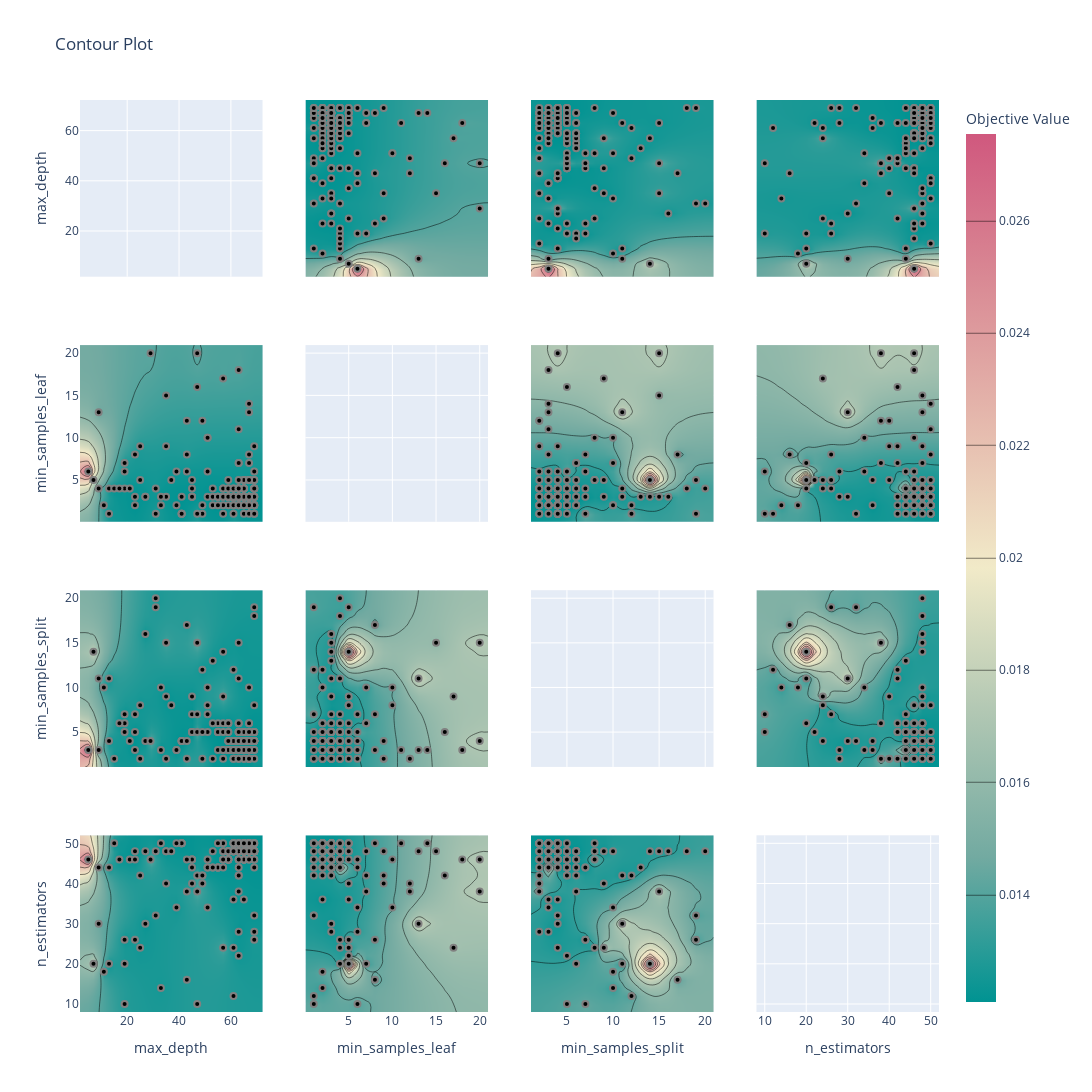

The notebook cell saved with this chart:
### Code cell
fig_3 = vis.plot_contour(study, params=['max_depth', 'min_samples_leaf', 'n_estimators', 'min_samples_split'])
fig_3.update_layout({"width":1200, "height":1200})
def update_colorscale(trace):
    try:
        trace["colorscale"]= "Tealrose"
        trace["reversescale"]= False
    except:
        pass
fig_3.for_each_trace(update_colorscale)

### Figure 1 — Plotly figure (JSON) as saved in the notebook; plotly's stock layout.template omitted (floating-point values rounded to 4 significant figures; data arrays with more than 128 entries replaced by an {"elided": "..."} marker saying what was removed)
{"data": [{"type": "scatter", "xaxis": "x", "yaxis": "y"}, {"colorbar": {"title": {"text": "Objective Value"}}, "colorscale": [[0, "rgb(0, 147, 146)"], [0.1667, "rgb(114, 170, 161)"], [0.3333, "rgb(177, 199, 179)"], [0.5, "rgb(241, 234, 200)"], [0.6667, "rgb(229, 185, 173)"], [0.8333, "rgb(217, 137, 148)"], [1, "rgb(208, 88, 126)"]], "connectgaps": true, "contours": {"coloring": "heatmap"}, "hoverinfo": "none", "line": {"smoothing": 1.3}, "reversescale": false, "showscale": true, "type": "contour", "x": [1.8, 5, 7, 9, 11, 13, 15, 17, 19, 21, 23, 25, 27, 29, 31, 33, 35, 37, 39, 41, 43, 45, 47, 49, 51, 53, 55, 57, 59, 61, 63, 65, 67, 69, 72.2], "xaxis": "x5", "y": [0.05, 1, 2, 3, 4, 5, 6, 7, 8, 9, 10, 11, 12, 13, 14, 15, 16, 17, 18, 20, 20.95], "yaxis": "y5", "z": {"elided": "21x35 float values"}}, {"marker": {"color": "black", "line": {"color": "Gray", "width": 2}}, "mode": "markers", "name": "Feasible Trial", "showlegend": false, "type": "scatter", "x": {"elided": "180 int values"}, "xaxis": "x5", "y": {"elided": "180 int values"}, "yaxis": "y5"}, {"colorbar": {"title": {"text": "Objective Value"}}, "colorscale": [[0, "rgb(0, 147, 146)"], [0.1667, "rgb(114, 170, 161)"], [0.3333, "rgb(177, 199, 179)"], [0.5, "rgb(241, 234, 200)"], [0.6667, "rgb(229, 185, 173)"], [0.8333, "rgb(217, 137, 148)"], [1, "rgb(208, 88, 126)"]], "connectgaps": true, "contours": {"coloring": "heatmap"}, "hoverinfo": "none", "line": {"smoothing": 1.3}, "reversescale": false, "showscale": false, "type": "contour", "x": [1.8, 5, 7, 9, 11, 13, 15, 17, 19, 21, 23, 25, 27, 29, 31, 33, 35, 37, 39, 41, 43, 45, 47, 49, 51, 53, 55, 57, 59, 61, 63, 65, 67, 69, 72.2], "xaxis": "x9", "y": [1.1, 2, 3, 4, 5, 6, 7, 8, 9, 10, 11, 12, 13, 14, 15, 16, 17, 18, 19, 20, 20.9], "yaxis": "y9", "z": {"elided": "21x35 float values"}}, {"marker": {"color": "black", "line": {"color": "Gray", "width": 2}}, "mode": "markers", "name": "Feasible Trial", "showlegend": false, "type": "scatter", "x": {"elided": "180 int values"}, "xaxis": "x9", "y": {"elided": "180 int values"}, "yaxis": "y9"}, {"colorbar": {"title": {"text": "Objective Value"}}, "colorscale": [[0, "rgb(0, 147, 146)"], [0.1667, "rgb(114, 170, 161)"], [0.3333, "rgb(177, 199, 179)"], [0.5, "rgb(241, 234, 200)"], [0.6667, "rgb(229, 185, 173)"], [0.8333, "rgb(217, 137, 148)"], [1, "rgb(208, 88, 126)"]], "connectgaps": true, "contours": {"coloring": "heatmap"}, "hoverinfo": "none", "line": {"smoothing": 1.3}, "reversescale": false, "showscale": false, "type": "contour", "x": [1.8, 5, 7, 9, 11, 13, 15, 17, 19, 21, 23, 25, 27, 29, 31, 33, 35, 37, 39, 41, 43, 45, 47, 49, 51, 53, 55, 57, 59, 61, 63, 65, 67, 69, 72.2], "xaxis": "x13", "y": [8, 10, 12, 14, 16, 18, 20, 22, 24, 26, 28, 30, 32, 34, 36, 38, 40, 42, 44, 46, 48, 50, 52], "yaxis": "y13", "z": {"elided": "23x35 float values"}}, {"marker": {"color": "black", "line": {"color": "Gray", "width": 2}}, "mode": "markers", "name": "Feasible Trial", "showlegend": false, "type": "scatter", "x": {"elided": "180 int values"}, "xaxis": "x13", "y": {"elided": "180 int values"}, "yaxis": "y13"}, {"colorbar": {"title": {"text": "Objective Value"}}, "colorscale": [[0, "rgb(0, 147, 146)"], [0.1667, "rgb(114, 170, 161)"], [0.3333, "rgb(177, 199, 179)"], [0.5, "rgb(241, 234, 200)"], [0.6667, "rgb(229, 185, 173)"], [0.8333, "rgb(217, 137, 148)"], [1, "rgb(208, 88, 126)"]], "connectgaps": true, "contours": {"coloring": "heatmap"}, "hoverinfo": "none", "line": {"smoothing": 1.3}, "reversescale": false, "showscale": false, "type": "contour", "x": [0.05, 1, 2, 3, 4, 5, 6, 7, 8, 9, 10, 11, 12, 13, 14, 15, 16, 17, 18, 20, 20.95], "xaxis": "x2", "y": [1.8, 5, 7, 9, 11, 13, 15, 17, 19, 21, 23, 25, 27, 29, 31, 33, 35, 37, 39, 41, 43, 45, 47, 49, 51, 53, 55, 57, 59, 61, 63, 65, 67, 69, 72.2], "yaxis": "y2", "z": {"elided": "35x21 float values"}}, {"marker": {"color": "black", "line": {"color": "Gray", "width": 2}}, "mode": "markers", "name": "Feasible Trial", "showlegend": false, "type": "scatter", "x": {"elided": "180 int values"}, "xaxis": "x2", "y": {"elided": "180 int values"}, "yaxis": "y2"}, {"type": "scatter", "xaxis": "x6", "yaxis": "y6"}, {"colorbar": {"title": {"text": "Objective Value"}}, "colorscale": [[0, "rgb(0, 147, 146)"], [0.1667, "rgb(114, 170, 161)"], [0.3333, "rgb(177, 199, 179)"], [0.5, "rgb(241, 234, 200)"], [0.6667, "rgb(229, 185, 173)"], [0.8333, "rgb(217, 137, 148)"], [1, "rgb(208, 88, 126)"]], "connectgaps": true, "contours": {"coloring": "heatmap"}, "hoverinfo": "none", "line": {"smoothing": 1.3}, "reversescale": false, "showscale": false, "type": "contour", "x": [0.05, 1, 2, 3, 4, 5, 6, 7, 8, 9, 10, 11, 12, 13, 14, 15, 16, 17, 18, 20, 20.95], "xaxis": "x10", "y": [1.1, 2, 3, 4, 5, 6, 7, 8, 9, 10, 11, 12, 13, 14, 15, 16, 17, 18, 19, 20, 20.9], "yaxis": "y10", "z": {"elided": "21x21 float values"}}, {"marker": {"color": "black", "line": {"color": "Gray", "width": 2}}, "mode": "markers", "name": "Feasible Trial", "showlegend": false, "type": "scatter", "x": {"elided": "180 int values"}, "xaxis": "x10", "y": {"elided": "180 int values"}, "yaxis": "y10"}, {"colorbar": {"title": {"text": "Objective Value"}}, "colorscale": [[0, "rgb(0, 147, 146)"], [0.1667, "rgb(114, 170, 161)"], [0.3333, "rgb(177, 199, 179)"], [0.5, "rgb(241, 234, 200)"], [0.6667, "rgb(229, 185, 173)"], [0.8333, "rgb(217, 137, 148)"], [1, "rgb(208, 88, 126)"]], "connectgaps": true, "contours": {"coloring": "heatmap"}, "hoverinfo": "none", "line": {"smoothing": 1.3}, "reversescale": false, "showscale": false, "type": "contour", "x": [0.05, 1, 2, 3, 4, 5, 6, 7, 8, 9, 10, 11, 12, 13, 14, 15, 16, 17, 18, 20, 20.95], "xaxis": "x14", "y": [8, 10, 12, 14, 16, 18, 20, 22, 24, 26, 28, 30, 32, 34, 36, 38, 40, 42, 44, 46, 48, 50, 52], "yaxis": "y14", "z": {"elided": "23x21 float values"}}, {"marker": {"color": "black", "line": {"color": "Gray", "width": 2}}, "mode": "markers", "name": "Feasible Trial", "showlegend": false, "type": "scatter", "x": {"elided": "180 int values"}, "xaxis": "x14", "y": {"elided": "180 int values"}, "yaxis": "y14"}, {"colorbar": {"title": {"text": "Objective Value"}}, "colorscale": [[0, "rgb(0, 147, 146)"], [0.1667, "rgb(114, 170, 161)"], [0.3333, "rgb(177, 199, 179)"], [0.5, "rgb(241, 234, 200)"], [0.6667, "rgb(229, 185, 173)"], [0.8333, "rgb(217, 137, 148)"], [1, "rgb(208, 88, 126)"]], "connectgaps": true, "contours": {"coloring": "heatmap"}, "hoverinfo": "none", "line": {"smoothing": 1.3}, "reversescale": false, "showscale": false, "type": "contour", "x": [1.1, 2, 3, 4, 5, 6, 7, 8, 9, 10, 11, 12, 13, 14, 15, 16, 17, 18, 19, 20, 20.9], "xaxis": "x3", "y": [1.8, 5, 7, 9, 11, 13, 15, 17, 19, 21, 23, 25, 27, 29, 31, 33, 35, 37, 39, 41, 43, 45, 47, 49, 51, 53, 55, 57, 59, 61, 63, 65, 67, 69, 72.2], "yaxis": "y3", "z": {"elided": "35x21 float values"}}, {"marker": {"color": "black", "line": {"color": "Gray", "width": 2}}, "mode": "markers", "name": "Feasible Trial", "showlegend": false, "type": "scatter", "x": {"elided": "180 int values"}, "xaxis": "x3", "y": {"elided": "180 int values"}, "yaxis": "y3"}, {"colorbar": {"title": {"text": "Objective Value"}}, "colorscale": [[0, "rgb(0, 147, 146)"], [0.1667, "rgb(114, 170, 161)"], [0.3333, "rgb(177, 199, 179)"], [0.5, "rgb(241, 234, 200)"], [0.6667, "rgb(229, 185, 173)"], [0.8333, "rgb(217, 137, 148)"], [1, "rgb(208, 88, 126)"]], "connectgaps": true, "contours": {"coloring": "heatmap"}, "hoverinfo": "none", "line": {"smoothing": 1.3}, "reversescale": false, "showscale": false, "type": "contour", "x": [1.1, 2, 3, 4, 5, 6, 7, 8, 9, 10, 11, 12, 13, 14, 15, 16, 17, 18, 19, 20, 20.9], "xaxis": "x7", "y": [0.05, 1, 2, 3, 4, 5, 6, 7, 8, 9, 10, 11, 12, 13, 14, 15, 16, 17, 18, 20, 20.95], "yaxis": "y7", "z": {"elided": "21x21 float values"}}, {"marker": {"color": "black", "line": {"color": "Gray", "width": 2}}, "mode": "markers", "name": "Feasible Trial", "showlegend": false, "type": "scatter", "x": {"elided": "180 int values"}, "xaxis": "x7", "y": {"elided": "180 int values"}, "yaxis": "y7"}, {"type": "scatter", "xaxis": "x11", "yaxis": "y11"}, {"colorbar": {"title": {"text": "Objective Value"}}, "colorscale": [[0, "rgb(0, 147, 146)"], [0.1667, "rgb(114, 170, 161)"], [0.3333, "rgb(177, 199, 179)"], [0.5, "rgb(241, 234, 200)"], [0.6667, "rgb(229, 185, 173)"], [0.8333, "rgb(217, 137, 148)"], [1, "rgb(208, 88, 126)"]], "connectgaps": true, "contours": {"coloring": "heatmap"}, "hoverinfo": "none", "line": {"smoothing": 1.3}, "reversescale": false, "showscale": false, "type": "contour", "x": [1.1, 2, 3, 4, 5, 6, 7, 8, 9, 10, 11, 12, 13, 14, 15, 16, 17, 18, 19, 20, 20.9], "xaxis": "x15", "y": [8, 10, 12, 14, 16, 18, 20, 22, 24, 26, 28, 30, 32, 34, 36, 38, 40, 42, 44, 46, 48, 50, 52], "yaxis": "y15", "z": {"elided": "23x21 float values"}}, {"marker": {"color": "black", "line": {"color": "Gray", "width": 2}}, "mode": "markers", "name": "Feasible Trial", "showlegend": false, "type": "scatter", "x": {"elided": "180 int values"}, "xaxis": "x15", "y": {"elided": "180 int values"}, "yaxis": "y15"}, {"colorbar": {"title": {"text": "Objective Value"}}, "colorscale": [[0, "rgb(0, 147, 146)"], [0.1667, "rgb(114, 170, 161)"], [0.3333, "rgb(177, 199, 179)"], [0.5, "rgb(241, 234, 200)"], [0.6667, "rgb(229, 185, 173)"], [0.8333, "rgb(217, 137, 148)"], [1, "rgb(208, 88, 126)"]], "connectgaps": true, "contours": {"coloring": "heatmap"}, "hoverinfo": "none", "line": {"smoothing": 1.3}, "reversescale": false, "showscale": false, "type": "contour", "x": [8, 10, 12, 14, 16, 18, 20, 22, 24, 26, 28, 30, 32, 34, 36, 38, 40, 42, 44, 46, 48, 50, 52], "xaxis": "x4", "y": [1.8, 5, 7, 9, 11, 13, 15, 17, 19, 21, 23, 25, 27, 29, 31, 33, 35, 37, 39, 41, 43, 45, 47, 49, 51, 53, 55, 57, 59, 61, 63, 65, 67, 69, 72.2], "yaxis": "y4", "z": {"elided": "35x23 float values"}}, {"marker": {"color": "black", "line": {"color": "Gray", "width": 2}}, "mode": "markers", "name": "Feasible Trial", "showlegend": false, "type": "scatter", "x": {"elided": "180 int values"}, "xaxis": "x4", "y": {"elided": "180 int values"}, "yaxis": "y4"}, {"colorbar": {"title": {"text": "Objective Value"}}, "colorscale": [[0, "rgb(0, 147, 146)"], [0.1667, "rgb(114, 170, 161)"], [0.3333, "rgb(177, 199, 179)"], [0.5, "rgb(241, 234, 200)"], [0.6667, "rgb(229, 185, 173)"], [0.8333, "rgb(217, 137, 148)"], [1, "rgb(208, 88, 126)"]], "connectgaps": true, "contours": {"coloring": "heatmap"}, "hoverinfo": "none", "line": {"smoothing": 1.3}, "reversescale": false, "showscale": false, "type": "contour", "x": [8, 10, 12, 14, 16, 18, 20, 22, 24, 26, 28, 30, 32, 34, 36, 38, 40, 42, 44, 46, 48, 50, 52], "xaxis": "x8", "y": [0.05, 1, 2, 3, 4, 5, 6, 7, 8, 9, 10, 11, 12, 13, 14, 15, 16, 17, 18, 20, 20.95], "yaxis": "y8", "z": {"elided": "21x23 float values"}}, {"marker": {"color": "black", "line": {"color": "Gray", "width": 2}}, "mode": "markers", "name": "Feasible Trial", "showlegend": false, "type": "scatter", "x": {"elided": "180 int values"}, "xaxis": "x8", "y": {"elided": "180 int values"}, "yaxis": "y8"}, {"colorbar": {"title": {"text": "Objective Value"}}, "colorscale": [[0, "rgb(0, 147, 146)"], [0.1667, "rgb(114, 170, 161)"], [0.3333, "rgb(177, 199, 179)"], [0.5, "rgb(241, 234, 200)"], [0.6667, "rgb(229, 185, 173)"], [0.8333, "rgb(217, 137, 148)"], [1, "rgb(208, 88, 126)"]], "connectgaps": true, "contours": {"coloring": "heatmap"}, "hoverinfo": "none", "line": {"smoothing": 1.3}, "reversescale": false, "showscale": false, "type": "contour", "x": [8, 10, 12, 14, 16, 18, 20, 22, 24, 26, 28, 30, 32, 34, 36, 38, 40, 42, 44, 46, 48, 50, 52], "xaxis": "x12", "y": [1.1, 2, 3, 4, 5, 6, 7, 8, 9, 10, 11, 12, 13, 14, 15, 16, 17, 18, 19, 20, 20.9], "yaxis": "y12", "z": {"elided": "21x23 float values"}}, {"marker": {"color": "black", "line": {"color": "Gray", "width": 2}}, "mode": "markers", "name": "Feasible Trial", "showlegend": false, "type": "scatter", "x": {"elided": "180 int values"}, "xaxis": "x12", "y": {"elided": "180 int values"}, "yaxis": "y12"}, {"type": "scatter", "xaxis": "x16", "yaxis": "y16"}], "layout": {"height": 1200, "title": {"text": "Contour Plot"}, "width": 1200, "xaxis": {"anchor": "y", "domain": [0, 0.2125], "matches": "x13", "range": [1.8, 72.2], "showticklabels": false}, "xaxis10": {"anchor": "y10", "domain": [0.2625, 0.475], "matches": "x14", "range": [0.05, 20.95], "showticklabels": false}, "xaxis11": {"anchor": "y11", "domain": [0.525, 0.7375], "matches": "x15", "range": [1.1, 20.9], "showticklabels": false}, "xaxis12": {"anchor": "y12", "domain": [0.7875, 1], "matches": "x16", "range": [8, 52], "showticklabels": false}, "xaxis13": {"anchor": "y13", "domain": [0, 0.2125], "range": [1.8, 72.2], "title": {"text": "max_depth"}}, "xaxis14": {"anchor": "y14", "domain": [0.2625, 0.475], "range": [0.05, 20.95], "title": {"text": "min_samples_leaf"}}, "xaxis15": {"anchor": "y15", "domain": [0.525, 0.7375], "range": [1.1, 20.9], "title": {"text": "min_samples_split"}}, "xaxis16": {"anchor": "y16", "domain": [0.7875, 1], "range": [8, 52], "title": {"text": "n_estimators"}}, "xaxis2": {"anchor": "y2", "domain": [0.2625, 0.475], "matches": "x14", "range": [0.05, 20.95], "showticklabels": false}, "xaxis3": {"anchor": "y3", "domain": [0.525, 0.7375], "matches": "x15", "range": [1.1, 20.9], "showticklabels": false}, "xaxis4": {"anchor": "y4", "domain": [0.7875, 1], "matches": "x16", "range": [8, 52], "showticklabels": false}, "xaxis5": {"anchor": "y5", "domain": [0, 0.2125], "matches": "x13", "range": [1.8, 72.2], "showticklabels": false}, "xaxis6": {"anchor": "y6", "domain": [0.2625, 0.475], "matches": "x14", "range": [0.05, 20.95], "showticklabels": false}, "xaxis7": {"anchor": "y7", "domain": [0.525, 0.7375], "matches": "x15", "range": [1.1, 20.9], "showticklabels": false}, "xaxis8": {"anchor": "y8", "domain": [0.7875, 1], "matches": "x16", "range": [8, 52], "showticklabels": false}, "xaxis9": {"anchor": "y9", "domain": [0, 0.2125], "matches": "x13", "range": [1.8, 72.2], "showticklabels": false}, "yaxis": {"anchor": "x", "domain": [0.8063, 1], "range": [1.8, 72.2], "title": {"text": "max_depth"}}, "yaxis10": {"anchor": "x10", "domain": [0.2687, 0.4625], "matches": "y9", "range": [1.1, 20.9], "showticklabels": false}, "yaxis11": {"anchor": "x11", "domain": [0.2687, 0.4625], "matches": "y9", "range": [1.1, 20.9], "showticklabels": false}, "yaxis12": {"anchor": "x12", "domain": [0.2687, 0.4625], "matches": "y9", "range": [1.1, 20.9], "showticklabels": false}, "yaxis13": {"anchor": "x13", "domain": [0, 0.1938], "range": [8, 52], "title": {"text": "n_estimators"}}, "yaxis14": {"anchor": "x14", "domain": [0, 0.1938], "matches": "y13", "range": [8, 52], "showticklabels": false}, "yaxis15": {"anchor": "x15", "domain": [0, 0.1938], "matches": "y13", "range": [8, 52], "showticklabels": false}, "yaxis16": {"anchor": "x16", "domain": [0, 0.1938], "matches": "y13", "range": [8, 52], "showticklabels": false}, "yaxis2": {"anchor": "x2", "domain": [0.8063, 1], "matches": "y", "range": [1.8, 72.2], "showticklabels": false}, "yaxis3": {"anchor": "x3", "domain": [0.8063, 1], "matches": "y", "range": [1.8, 72.2], "showticklabels": false}, "yaxis4": {"anchor": "x4", "domain": [0.8063, 1], "matches": "y", "range": [1.8, 72.2], "showticklabels": false}, "yaxis5": {"anchor": "x5", "domain": [0.5375, 0.7312], "range": [0.05, 20.95], "title": {"text": "min_samples_leaf"}}, "yaxis6": {"anchor": "x6", "domain": [0.5375, 0.7312], "matches": "y5", "range": [0.05, 20.95], "showticklabels": false}, "yaxis7": {"anchor": "x7", "domain": [0.5375, 0.7312], "matches": "y5", "range": [0.05, 20.95], "showticklabels": false}, "yaxis8": {"anchor": "x8", "domain": [0.5375, 0.7312], "matches": "y5", "range": [0.05, 20.95], "showticklabels": false}, "yaxis9": {"anchor": "x9", "domain": [0.2687, 0.4625], "range": [1.1, 20.9], "title": {"text": "min_samples_split"}}}}
